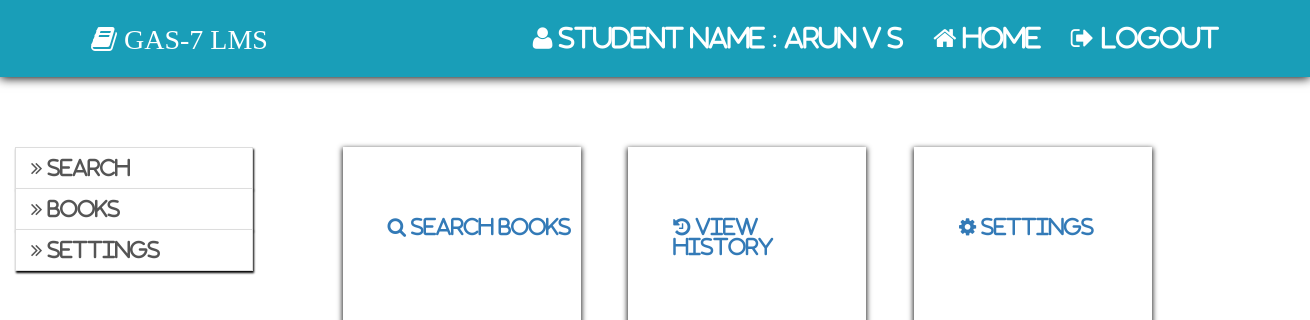
The app's page /student/student_home.php (signed in), older data.
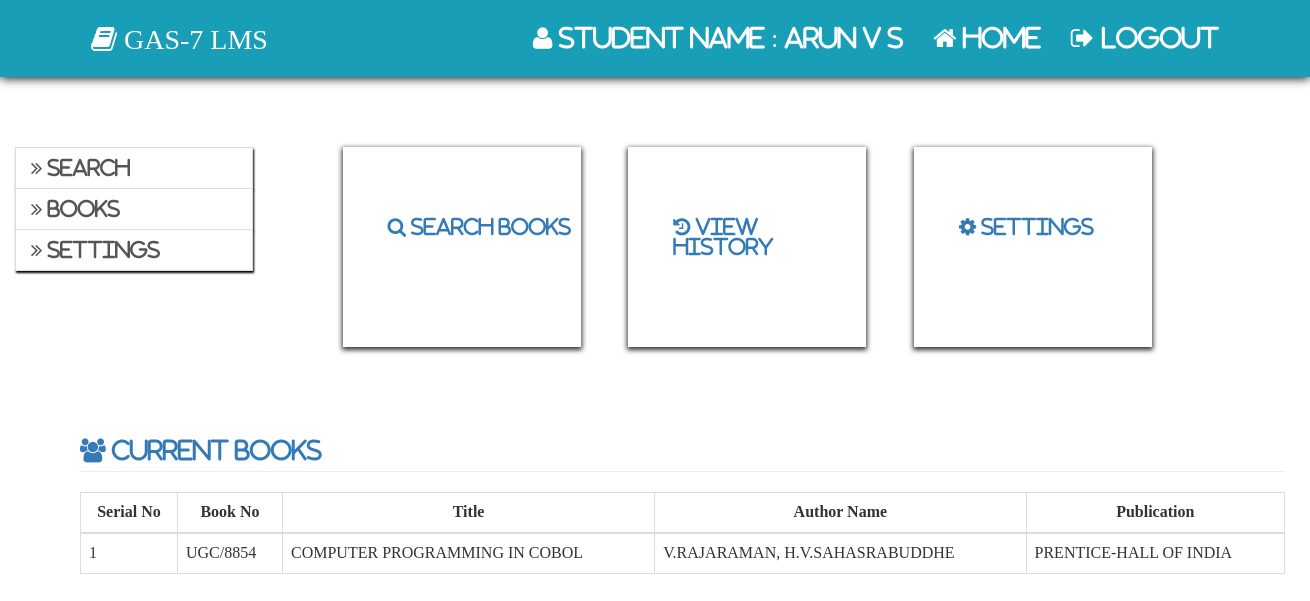
The same page, newer data.
### tables this page shows
CREATE TABLE `barrow_books` (
  `sbid` int NOT NULL AUTO_INCREMENT,
  `sid` int NOT NULL,
  `bid` int NOT NULL,
  `request_date` date NOT NULL,
  `return_date` date NOT NULL,
  `today` date NOT NULL,
  `role` varchar(10) NOT NULL,
  `status` int NOT NULL,
  PRIMARY KEY (`sbid`)
);

CREATE TABLE `books` (
  `bid` int NOT NULL AUTO_INCREMENT,
  `sno` varchar(150) NOT NULL,
  `bno` varchar(20) NOT NULL,
  `bcode` varchar(50) DEFAULT NULL,
  `title` varchar(150) NOT NULL,
  `aname` varchar(150) NOT NULL,
  `publication` varchar(150) NOT NULL,
  `price` varchar(150) NOT NULL,
  `alamara` varchar(150) NOT NULL,
  `rack` varchar(150) NOT NULL,
  `status` int NOT NULL,
  `sstatus` int NOT NULL,
  PRIMARY KEY (`bid`)
);

### student/student_home.php (the view, shortened to what this page needs)
<html>
	<head>
		<?php
			include"../include/head.php";
		?>
	</head>
	<body>
		<?php include"student_home_nav.php";?>
		<div class="col-md-3" style="margin-top:50px">
			<?php
				include"student_sidenav.php";
			?>
		</div>
		<div class="col-md-9">
			<div class="col-md-3 box11" style="margin-top:50px">
				<a href="student_view_books.php" class="text"><span class="fa fa-search"> Search Books</span></a>
			</div>
			<div class="col-md-3 box11" style="margin-top:50px">
				<a href="student_book_history.php" class="text"><span class="fa fa-history"> View History</span></a>
			</div>
			<div class="col-md-3 box11" style="margin-top:50px">
				<a href="student_pass_setting.php" class="text"><span class="fa fa-gear"> Settings</span></a>
			</div>
		</div>
<?php
$qry="select sbb.sid,sbb.bid,sbb.request_date,sbb.role,sb.bno,sb.bcode,sb.title,sb.aname,sb.publication from barrow_books sbb join books sb on sb.bid = sbb.bid where sid='{$_SESSION["st_id"]}' and role='student'";
				$res=$con->query($qry);
			if($res->num_rows>0)
				{
?>
		<div class="col-md-2" style="margin-top:50px">
		</div>
		<div class="col-md-9" style="padding-left:80px; width: 1300px;">
			<div class='asset-inner'>
			<h3 class='page-header text-primary'><span class='fa fa-users'> Current books</span></h3>
			<?php
					$i=1;
					echo"
						<table class='table table-bordered' >
						<thead>
							<tr>
								<th style='text-align:center'>Serial No</th>
								<th style='text-align:center'>Book No</th>
								<th style='text-align:center'>Title</th>
								<th style='text-align:center'>Author Name</th>
								<th style='text-align:center'>Publication</th>
							</tr>
						</thead><tbody id='mytable'>
					";
					while($row=$res->fetch_assoc())
					{
						echo"
							<tr>
								<td>{$i}</td>
								<td>{$row['bno']}</td>
								<td>{$row['title']}</td>
								<td>{$row['aname']}</td>
								<td>{$row['publication']}</td>
							</tr>
						";
						$i++;
					}
					echo "</tbody></table></div>";
				}
			?>
		</div>
	</body>
</html>

Row changes from the older to the newer data that the page shows:
added barrow_books: bid.bno "UGC/8854", bid.title "COMPUTER PROGRAMMING IN COBOL", bid.aname "V.RAJARAMAN, H.V.SAHASRABUDDHE", bid.publication "PRENTICE-HALL OF INDIA"
Text that changed along with them:
text now shown: "Current books Serial No Book No Title Author Name Publication"
